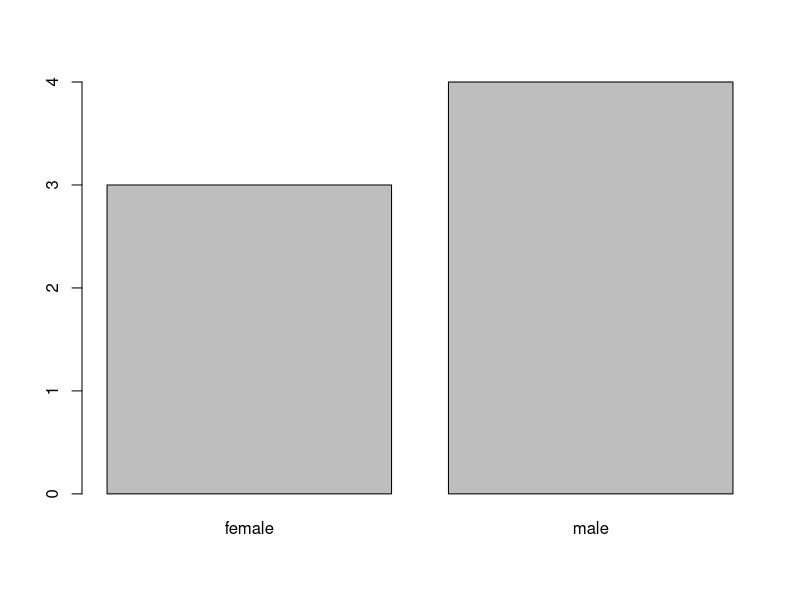
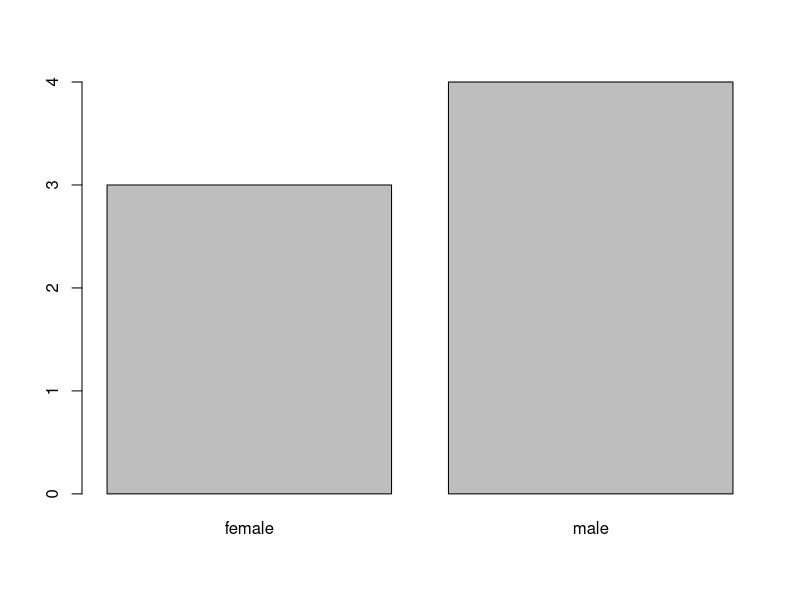

Write the R code that produced these figures, in order.
# Create the vectors for data frame.
height <- c(132,151,162,139,166,147,122)
weight <- c(48,49,66,53,67,52,40)
gender <- c("male","male","female","female","male","female","male")

# Create the data frame. == table
input_data <- data.frame(height,weight,gender)
print(input_data)

# Test if the gender column is a factor.
print(is.factor(input_data$height))
print(is.data.frame(input_data))

# Print the gender column so see the levels.
print(input_data$gender)

#factor 사용하여 barplot
plot(factor(gender))
plot(factor(input_data$gender))
